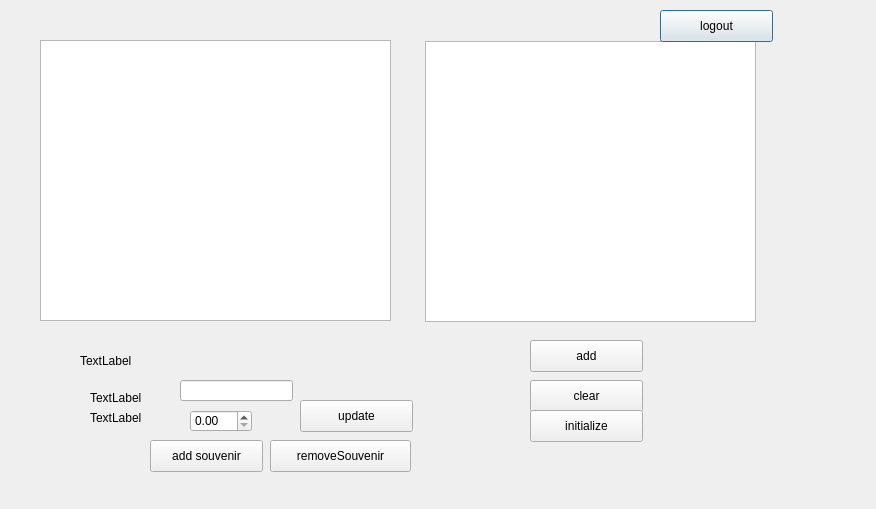
<?xml version="1.0" encoding="UTF-8"?>
<ui version="4.0">
 <class>AdminWindow</class>
 <widget class="QDialog" name="AdminWindow">
  <property name="geometry">
   <rect>
    <x>0</x>
    <y>0</y>
    <width>876</width>
    <height>509</height>
   </rect>
  </property>
  <property name="windowTitle">
   <string>Admin Panel</string>
  </property>
  <widget class="QTableView" name="collegeView">
   <property name="geometry">
    <rect>
     <x>40</x>
     <y>40</y>
     <width>351</width>
     <height>281</height>
    </rect>
   </property>
  </widget>
  <widget class="QTableView" name="souvenirView">
   <property name="geometry">
    <rect>
     <x>425</x>
     <y>41</y>
     <width>331</width>
     <height>281</height>
    </rect>
   </property>
  </widget>
  <widget class="QPushButton" name="pushButton_5">
   <property name="geometry">
    <rect>
     <x>660</x>
     <y>10</y>
     <width>113</width>
     <height>32</height>
    </rect>
   </property>
   <property name="text">
    <string>logout</string>
   </property>
  </widget>
  <widget class="QLabel" name="labelCollege">
   <property name="geometry">
    <rect>
     <x>80</x>
     <y>350</y>
     <width>211</width>
     <height>21</height>
    </rect>
   </property>
   <property name="text">
    <string>TextLabel</string>
   </property>
  </widget>
  <widget class="QLabel" name="label_2">
   <property name="geometry">
    <rect>
     <x>90</x>
     <y>390</y>
     <width>60</width>
     <height>16</height>
    </rect>
   </property>
   <property name="text">
    <string>TextLabel</string>
   </property>
  </widget>
  <widget class="QLabel" name="label_3">
   <property name="geometry">
    <rect>
     <x>90</x>
     <y>410</y>
     <width>60</width>
     <height>16</height>
    </rect>
   </property>
   <property name="text">
    <string>TextLabel</string>
   </property>
  </widget>
  <widget class="QDoubleSpinBox" name="priceSpin">
   <property name="geometry">
    <rect>
     <x>190</x>
     <y>410</y>
     <width>62</width>
     <height>22</height>
    </rect>
   </property>
  </widget>
  <widget class="QLineEdit" name="removeEdit">
   <property name="geometry">
    <rect>
     <x>180</x>
     <y>380</y>
     <width>113</width>
     <height>21</height>
    </rect>
   </property>
  </widget>
  <widget class="QPushButton" name="addSouvenir">
   <property name="geometry">
    <rect>
     <x>150</x>
     <y>440</y>
     <width>113</width>
     <height>32</height>
    </rect>
   </property>
   <property name="text">
    <string>add souvenir</string>
   </property>
  </widget>
  <widget class="QPushButton" name="removeSouvenir">
   <property name="geometry">
    <rect>
     <x>270</x>
     <y>440</y>
     <width>141</width>
     <height>32</height>
    </rect>
   </property>
   <property name="text">
    <string>removeSouvenir</string>
   </property>
  </widget>
  <widget class="QPushButton" name="update">
   <property name="geometry">
    <rect>
     <x>300</x>
     <y>400</y>
     <width>113</width>
     <height>32</height>
    </rect>
   </property>
   <property name="text">
    <string>update</string>
   </property>
  </widget>
  <widget class="QPushButton" name="add">
   <property name="geometry">
    <rect>
     <x>530</x>
     <y>340</y>
     <width>113</width>
     <height>32</height>
    </rect>
   </property>
   <property name="text">
    <string>add</string>
   </property>
  </widget>
  <widget class="QPushButton" name="clear">
   <property name="geometry">
    <rect>
     <x>530</x>
     <y>380</y>
     <width>113</width>
     <height>32</height>
    </rect>
   </property>
   <property name="text">
    <string>clear</string>
   </property>
  </widget>
  <widget class="QPushButton" name="init">
   <property name="geometry">
    <rect>
     <x>530</x>
     <y>410</y>
     <width>113</width>
     <height>32</height>
    </rect>
   </property>
   <property name="text">
    <string>initialize</string>
   </property>
  </widget>
 </widget>
 <resources/>
 <connections/>
 <slots>
  <slot>onInitialise()</slot>
  <slot>clearCollegeData()</slot>
  <slot>onAddColleges()</slot>
 </slots>
</ui>
